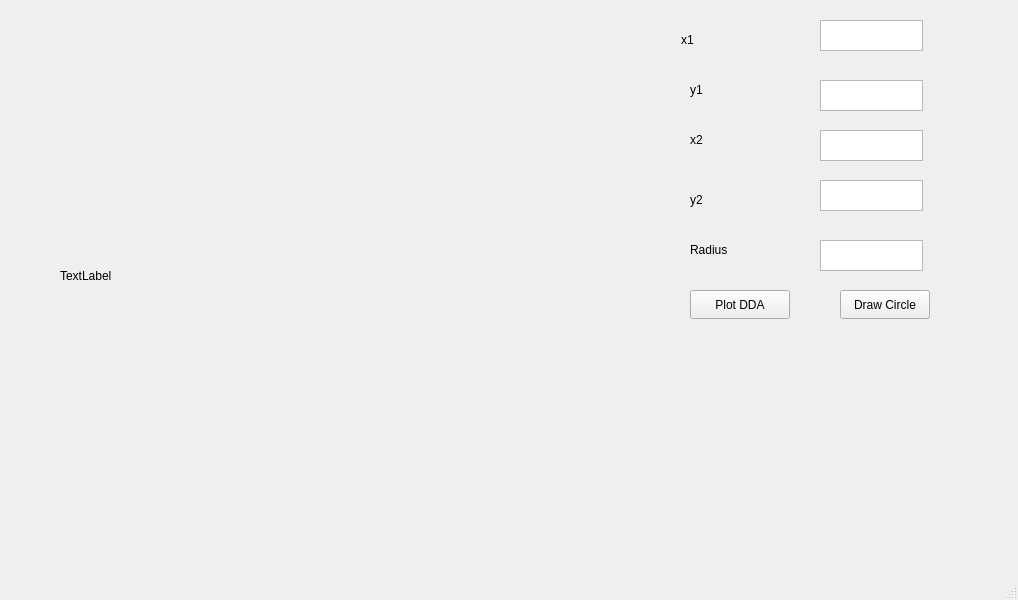
<?xml version="1.0" encoding="UTF-8"?>
<ui version="4.0">
 <class>MainWindow</class>
 <widget class="QMainWindow" name="MainWindow">
  <property name="geometry">
   <rect>
    <x>0</x>
    <y>0</y>
    <width>1018</width>
    <height>600</height>
   </rect>
  </property>
  <property name="windowTitle">
   <string>MainWindow</string>
  </property>
  <widget class="QWidget" name="centralwidget">
   <widget class="QLabel" name="label">
    <property name="geometry">
     <rect>
      <x>681</x>
      <y>30</y>
      <width>71</width>
      <height>20</height>
     </rect>
    </property>
    <property name="text">
     <string>x1</string>
    </property>
   </widget>
   <widget class="QLabel" name="label_2">
    <property name="geometry">
     <rect>
      <x>690</x>
      <y>80</y>
      <width>62</width>
      <height>20</height>
     </rect>
    </property>
    <property name="text">
     <string>y1</string>
    </property>
   </widget>
   <widget class="QLabel" name="label_3">
    <property name="geometry">
     <rect>
      <x>690</x>
      <y>130</y>
      <width>62</width>
      <height>20</height>
     </rect>
    </property>
    <property name="text">
     <string>x2</string>
    </property>
   </widget>
   <widget class="QLabel" name="label_4">
    <property name="geometry">
     <rect>
      <x>690</x>
      <y>190</y>
      <width>62</width>
      <height>20</height>
     </rect>
    </property>
    <property name="text">
     <string>y2</string>
    </property>
   </widget>
   <widget class="QPlainTextEdit" name="plainTextEdit">
    <property name="geometry">
     <rect>
      <x>820</x>
      <y>20</y>
      <width>103</width>
      <height>31</height>
     </rect>
    </property>
   </widget>
   <widget class="QPlainTextEdit" name="plainTextEdit_2">
    <property name="geometry">
     <rect>
      <x>820</x>
      <y>80</y>
      <width>103</width>
      <height>31</height>
     </rect>
    </property>
   </widget>
   <widget class="QPlainTextEdit" name="plainTextEdit_3">
    <property name="geometry">
     <rect>
      <x>820</x>
      <y>130</y>
      <width>103</width>
      <height>31</height>
     </rect>
    </property>
   </widget>
   <widget class="QPlainTextEdit" name="plainTextEdit_4">
    <property name="geometry">
     <rect>
      <x>820</x>
      <y>180</y>
      <width>103</width>
      <height>31</height>
     </rect>
    </property>
   </widget>
   <widget class="QPushButton" name="Calculate">
    <property name="geometry">
     <rect>
      <x>690</x>
      <y>290</y>
      <width>100</width>
      <height>29</height>
     </rect>
    </property>
    <property name="text">
     <string>Plot DDA</string>
    </property>
   </widget>
   <widget class="QLabel" name="label_5">
    <property name="geometry">
     <rect>
      <x>60</x>
      <y>20</y>
      <width>601</width>
      <height>511</height>
     </rect>
    </property>
    <property name="text">
     <string>TextLabel</string>
    </property>
   </widget>
   <widget class="QLabel" name="label_6">
    <property name="geometry">
     <rect>
      <x>690</x>
      <y>240</y>
      <width>62</width>
      <height>20</height>
     </rect>
    </property>
    <property name="text">
     <string>Radius</string>
    </property>
   </widget>
   <widget class="QPlainTextEdit" name="plainTextEdit_5">
    <property name="geometry">
     <rect>
      <x>820</x>
      <y>240</y>
      <width>103</width>
      <height>31</height>
     </rect>
    </property>
   </widget>
   <widget class="QPushButton" name="pushButton">
    <property name="geometry">
     <rect>
      <x>840</x>
      <y>290</y>
      <width>90</width>
      <height>29</height>
     </rect>
    </property>
    <property name="text">
     <string>Draw Circle</string>
    </property>
   </widget>
  </widget>
  <widget class="QMenuBar" name="menubar">
   <property name="geometry">
    <rect>
     <x>0</x>
     <y>0</y>
     <width>1018</width>
     <height>25</height>
    </rect>
   </property>
  </widget>
  <widget class="QStatusBar" name="statusbar"/>
 </widget>
 <resources/>
 <connections/>
</ui>
